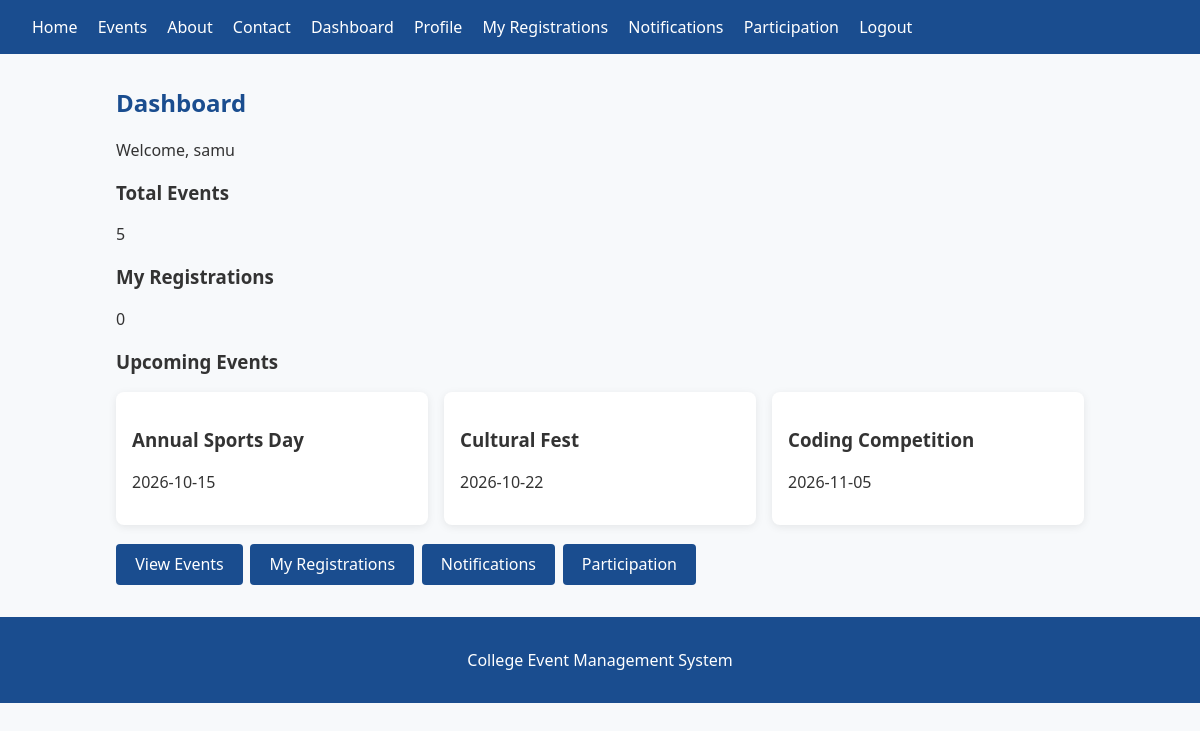
Page /dashboard (signed in) on the earlier database version.
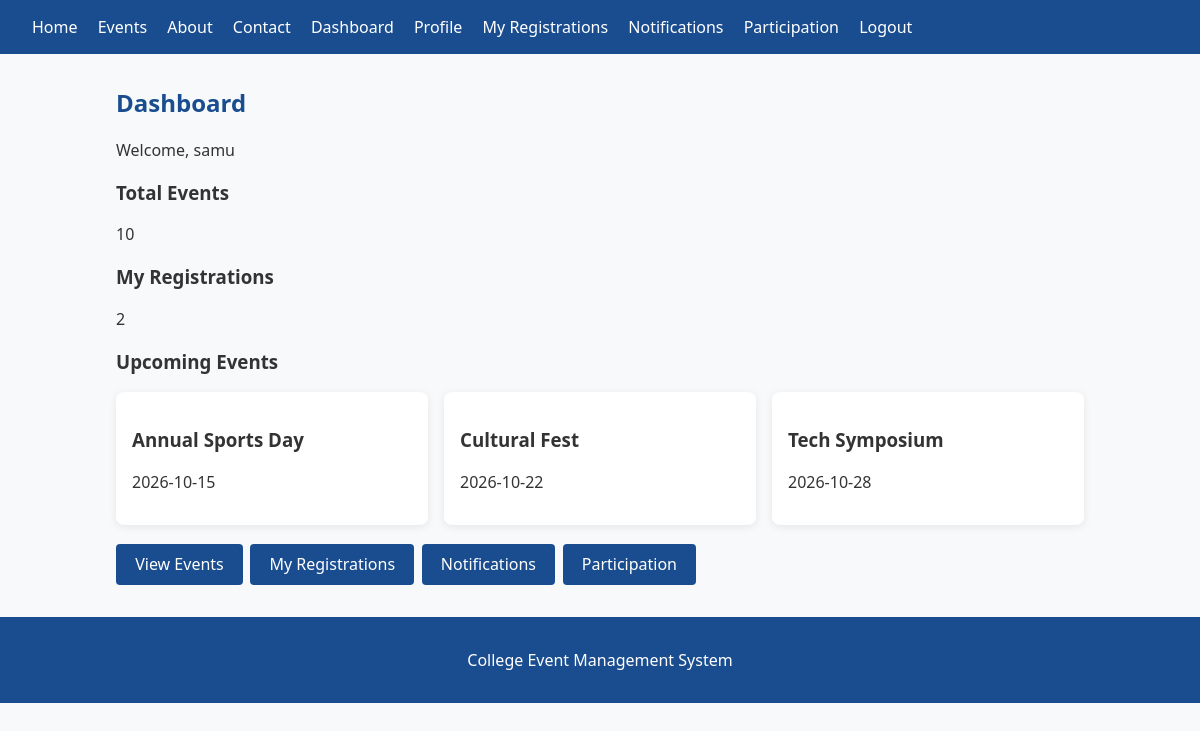
Same page on the later database version.
### tables this page shows
CREATE TABLE events (
        event_id INTEGER PRIMARY KEY AUTOINCREMENT,
        event_name TEXT NOT NULL,
        description TEXT,
        date TEXT,
        time TEXT,
        venue TEXT,
        eligibility TEXT,
        rules TEXT,
        image TEXT,
        created_at TIMESTAMP DEFAULT CURRENT_TIMESTAMP
    );

### app.py (the view)
@app.route('/dashboard')
def dashboard():
    if 'student_id' not in session:
        return redirect(url_for('login'))
    student_id = session['student_id']
    db = get_db()
    total_events = db.execute('SELECT COUNT(*) FROM events').fetchone()[0]
    my_reg_count = db.execute(
        'SELECT COUNT(*) FROM registrations WHERE student_id = ? AND status = "Registered"',
        (student_id,)
    ).fetchone()[0]
    upcoming_events = db.execute('SELECT * FROM events ORDER BY date LIMIT 3').fetchall()
    db.close()
    return render_template('dashboard.html',
                           total_events=total_events,
                           my_reg_count=my_reg_count,
                           upcoming_events=upcoming_events)

### app.py (called while the page is built)
def get_db():
    conn = sqlite3.connect(DB_PATH)
    conn.row_factory = sqlite3.Row
    return conn

### templates/dashboard.html
{% extends "base.html" %}
{% block content %}
<h2>Dashboard</h2>
<p>Welcome, {{ session.username }}</p>
<div class="stats">
  <div class="stat-card"><h3>Total Events</h3><p>{{ total_events }}</p></div>
  <div class="stat-card"><h3>My Registrations</h3><p>{{ my_reg_count }}</p></div>
</div>
<h3>Upcoming Events</h3>
<div class="events-grid">
  {% for ev in upcoming_events %}
  <div class="card"><h3>{{ ev.event_name }}</h3><p>{{ ev.date }}</p></div>
  {% endfor %}
</div>
<div class="nav-buttons">
  <a href="{{ url_for('events') }}" class="btn">View Events</a>
  <a href="{{ url_for('my_registrations') }}" class="btn">My Registrations</a>
  <a href="{{ url_for('notifications') }}" class="btn">Notifications</a>
  <a href="{{ url_for('participation') }}" class="btn">Participation</a>
</div>
{% endblock %}

Differences in the rows shown:
no longer on this page (row edited): events: event_name "Coding Competition", date "2026-11-05"
added events: event_name "Tech Symposium", date "2026-10-28"
Other differences:
{{ total_events }}: "5" → "10"
{{ my_reg_count }}: "0" → "2"
